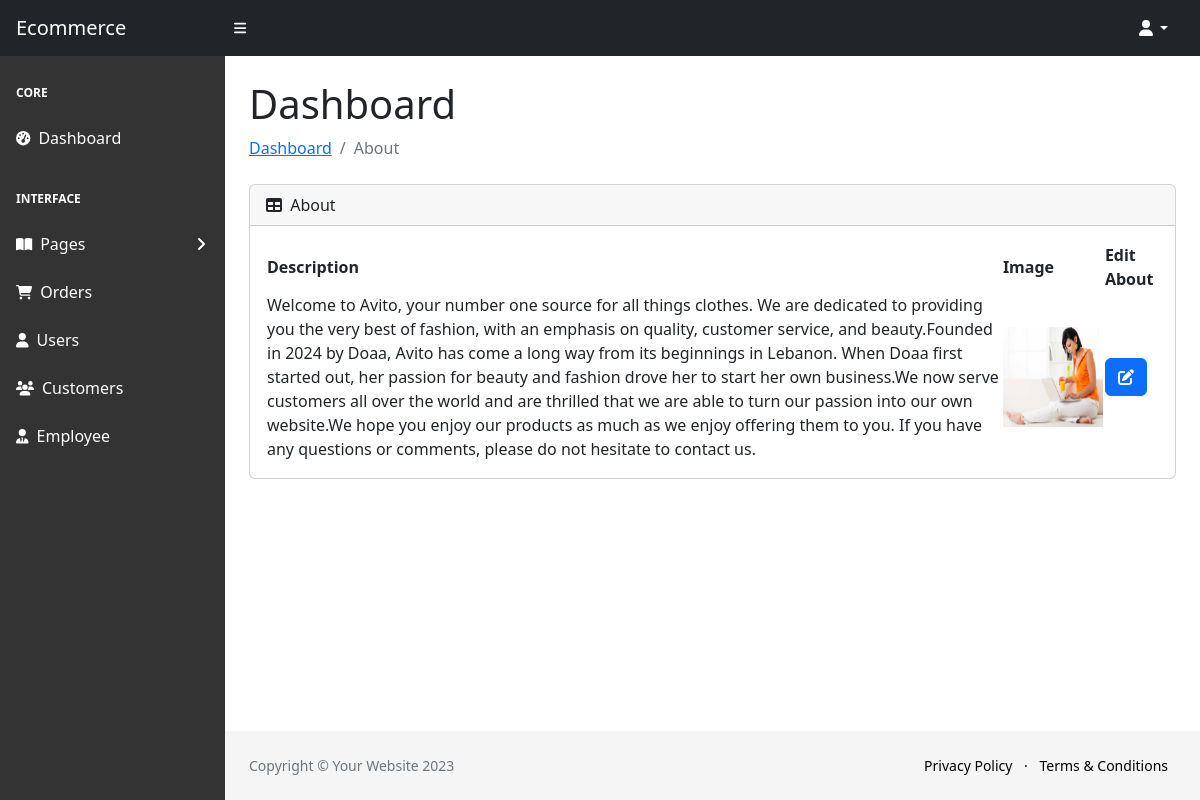
Screenshot of /adminPanelSherke/adminPanelSherke/about.php with the database file from the repository.
### tables this page shows
CREATE TABLE `about` (
  `description` text NOT NULL,
  `image` varchar(255) NOT NULL
);

### adminPanelSherke/adminPanelSherke/class/DAL.class.php (called while the page is built, shortened)
<?php
class DAL
{
    public $servername = "localhost";
    public $username = "root";
    public $password = "";
    public $dbname = "level3-ecomerce";
    private function connect()
    {
        $conn = new mysqli($this->servername, $this->username, $this->password, $this->dbname);
        return $conn;
    }
    public function getdata($sql)
    {
        $conn = $this->connect();
        $result = $conn->query($sql);
        $results = $result->fetch_all(MYSQLI_ASSOC);
        return $results;
    }
}

### adminPanelSherke/adminPanelSherke/class/about.class.php (called while the page is built, shortened)
<?php
require_once('DAL.class.php');
class About extends DAL
{
    function getAllAbout()
    {
        $sql = "SELECT * FROM about";
        return $this->getdata($sql);
    }
}

### adminPanelSherke/adminPanelSherke/about.php (the view, shortened to what this page needs)
<!DOCTYPE html>
<html lang="en">
<?php require_once("class/about.class.php"); ?>
<?php require_once('components/header.php'); ?>
<?php $about = new About();
$allabout = $about->getAllAbout(); ?>
<body class="sb-nav-fixed">
    <?php require_once('components/nav.php'); ?>
    <?php require_once('components/sidebar.php'); ?>
    <div id="layoutSidenav_content">
        <main>
            <div class="container-fluid px-4">
                <h1 class="mt-4">Dashboard</h1>
                <ol class="breadcrumb mb-4">
                    <li class="breadcrumb-item active"><a href="index.php">Dashboard</a></li>
                    <li class="breadcrumb-item active">About</li>
                </ol>
                <div class="card mb-4">
                    <div class="card-header">
                        <i class="fas fa-table me-1"></i>
                        About
                    </div>
                    <div class="card-body">
                        <table id="datatablesSimple">
                            <thead>
                                <tr>
                                    <th>
                                        Description
                                    </th>
                                    <th>
                                        Image
                                    </th>
                                    <th>Edit About</th>
                                </tr>
                            </thead>
                            <tbody>
                                <?php
                                foreach ($allabout as $about) {
                                ?>
                                    <tr>
                                        <td><?php echo $about['description'] ?></td>
                                        <td><img src="assets/img/<?php echo $about['image'] ?>" height="100px" width="100px"></td>
                                        <td>
                                            <a class="btn btn-primary edit" data-description="<?php echo $about['description'] ?>" data-toggle="modal" data-target="#updatesliderModal"><i class="fas fa-edit"></i></a>
                                        </td>
                                    </tr>
                                <?php } ?>
                            </tbody>
                        </table>
                    </div>
                </div>
            </div>
        </main>
        <?php require_once('components/footer.php'); ?>
    </div>
    </div>
</body>

### rows the page displays
about: description "Welcome to Avito, your number one source for all things clothes. We are dedicated to providing you the very best of fashion, with an emphasis on quality, customer service, and beauty.Founded in 2024 by Doaa, Avito has come a long way from its beginnings in Lebanon. When Doaa first started out, her passion for beauty and fashion drove her to start her own business.We now serve customers all over the world and are thrilled that we are able to turn our passion into our own website.We hope you enjoy our products as much as we enjoy offering them to you. If you have any questions or comments, please do not hesitate to contact us.", image (picture)
